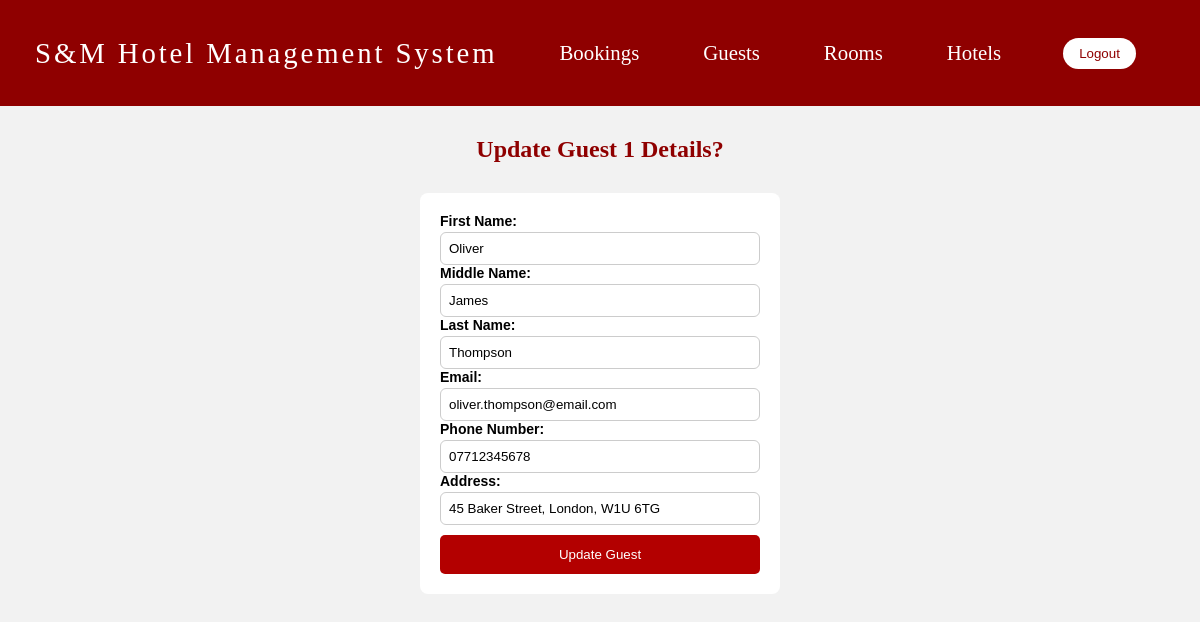
The page /admin/update_guest.php?id=1 (signed in) on the database its author committed.
### tables this page shows
CREATE TABLE "Guest" (
    "guest_ID" INTEGER PRIMARY KEY AUTOINCREMENT,
    "firstName" TEXT NOT NULL,
    "middleName" TEXT,
    "lastName" TEXT NOT NULL,
    "email" TEXT NOT NULL UNIQUE,
    "phoneNo" TEXT CHECK(LENGTH("phoneNo") BETWEEN 10 AND 15),
    "address" TEXT NOT NULL
);

### admin/guest_functions.php (called while the page is built, shortened)
<?php
function viewGuest($guest_id)
{
    $db = db_connect();
    $query = 'SELECT * FROM Guest WHERE guest_ID = :guest_ID';
    $stmt = $db->prepare($query);
    $stmt->bindValue(':guest_ID', $guest_id, SQLITE3_INTEGER);
    $result = $stmt->execute();
    $guest_detail = [];
    while ($row = $result->fetchArray(SQLITE3_ASSOC)) {
        $guest_detail[] = $row;
    }
    return $guest_detail;
}

### admin/update_guest.php (the view, shortened to what this page needs)
<?php
require_once __DIR__ . '/guest_functions.php';
include(__DIR__ . '/admin_navbar.php');
$guest_id = $_GET['id'];
$guest = viewGuest($guest_id);
?>
<div>
    <link rel="stylesheet" href="admin.css" />
    <h2 class="centered-header">
        Update Guest <?php echo $guest[0]['guest_ID']; ?> Details?
    </h2>
</div>
<div class="main">
    <form method="post" class="update-form-table">
        <label>First Name:</label>
        <input type="text" name="firstName" value="<?php echo $guest[0]['firstName']; ?>" required>
        <label>Middle Name:</label>
        <input type="text" name="middleName" value="<?php echo $guest[0]['middleName']; ?>">
        <label>Last Name:</label>
        <input type="text" name="lastName" value="<?php echo $guest[0]['lastName']; ?>" required>
        <label>Email:</label>
        <input type="text" name="email" value="<?php echo $guest[0]['email']; ?>" required>
        <label>Phone Number:</label>
        <input type="text" name="phoneNo" value="<?php echo $guest[0]['phoneNo']; ?>" required>
        <label>Address:</label>
        <input type="text" name="address" value="<?php echo $guest[0]['address']; ?>" required>
        <input type="submit" name="update_guest" value="Update Guest">
    </form>
</div>

### admin/admin.css (style rules this page uses)
* { box-sizing: border-box; }
body { margin: 0; background: #f2f2f2; font-family: Arial, sans-serif; }
.centered-header { text-align: center; margin: 30px 0; font-family: "Playfair Display", serif; color: #b30000; }
.main { padding: 20px; display: flex; flex-direction: column; align-items: center; }
.update-form-table { width: 360px; background: #fff; padding: 20px; border-radius: 8px; }
.update-form-table label { display: block; margin-bottom: 3px; font-size: 14px; font-weight: bold; }
.update-form-table input[type="text"], .update-form-table input[type="date"], .update-form-table input[type="email"], .update-form-table input[type="number"], .update-form-table input[type="tel"] { width: 100%; padding: 8px; border: 1px solid #ccc; border-radius: 6px; }
.update-form-table input[type="submit"] { width: 100%; padding: 12px; background: #b30000; border: none; color: #fff; border-radius: 5px; margin-top: 10px; }
.centered-header { text-align: center; color: #8f0000; font-family: "Playfair Display", serif; margin-bottom: 10px; }

### rows shown on the page
guest: guest_ID "1", firstName "Oliver", middleName "James", lastName "Thompson", email "oliver.thompson@email.com", phoneNo "07712345678", address "45 Baker Street, London, W1U 6TG"
